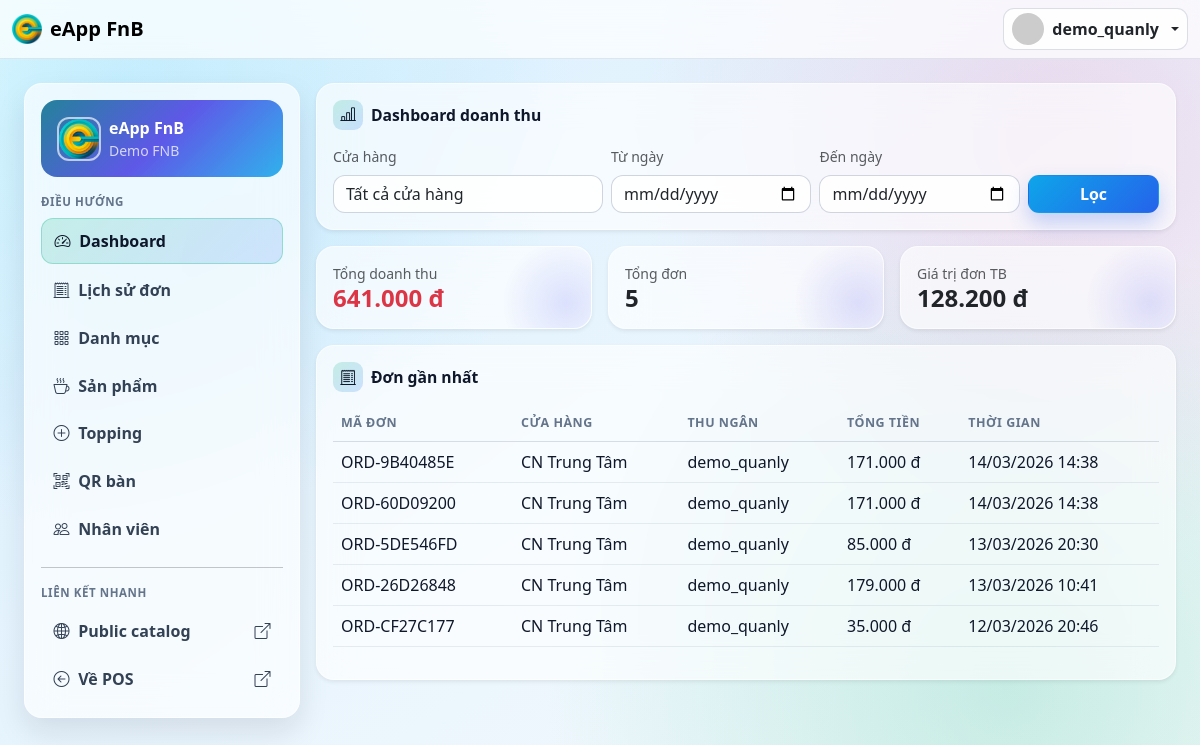
Screenshot of /quanly/ (signed in) with the database file from the repository.
### App_Accounts/models.py (models this page shows, shortened)
class User(AbstractUser):
    class Role(models.TextChoices):
        MANAGER = 'MANAGER', 'Manager'
        STAFF = 'STAFF', 'Staff'
    role = models.CharField(max_length=20, choices=Role.choices, default=Role.STAFF)
    tenant = models.ForeignKey(
        'App_Tenant.Tenant',
        on_delete=models.PROTECT,
        related_name='users',
        null=True,
        blank=True,
    )
    class Meta:
        constraints = [
            models.CheckConstraint(
                check=Q(role='STAFF') | Q(tenant__isnull=False),
                name='chk_manager_requires_tenant',
            ),
            models.UniqueConstraint(
                fields=['tenant'],
                condition=Q(role='MANAGER') & Q(tenant__isnull=False),
                name='uq_manager_per_tenant',
            ),
        ]
        indexes = [
            models.Index(fields=['tenant', 'role']),
        ]
    @property
    def is_manager(self):
        return self.role == self.Role.MANAGER

### App_Tenant/models.py (models this page shows, shortened)
class Tenant(TimeStampedModel):
    name = models.CharField(max_length=150)
    public_slug = models.SlugField(max_length=120, unique=True, validators=[validate_public_slug])
    is_active = models.BooleanField(default=True)
    class Meta:
        ordering = ['name']

class Store(TimeStampedModel):
    tenant = models.ForeignKey(Tenant, on_delete=models.CASCADE, related_name='stores')
    name = models.CharField(max_length=150)
    slug = models.SlugField(max_length=120)
    address = models.CharField(max_length=255, blank=True)
    is_active = models.BooleanField(default=True)
    is_default = models.BooleanField(default=False)
    class Meta:
        ordering = ['tenant__name', 'name']
        constraints = [
            models.UniqueConstraint(fields=['tenant', 'slug'], name='uq_store_tenant_slug'),
            models.UniqueConstraint(
                fields=['tenant'],
                condition=Q(is_default=True),
                name='uq_default_store_per_tenant',
            ),
        ]
        indexes = [
            models.Index(fields=['tenant', 'is_active']),
        ]

### App_Sales/models.py (models this page shows, shortened)
class Order(TimeStampedModel):
    class PaymentMethod(models.TextChoices):
        CASH = 'cash', 'Cash'
        CARD = 'card', 'Card/QR'
    class Status(models.TextChoices):
        COMPLETED = 'completed', 'Completed'
        CANCELLED = 'cancelled', 'Cancelled'
    tenant = models.ForeignKey('App_Tenant.Tenant', on_delete=models.PROTECT, related_name='orders')
    store = models.ForeignKey('App_Tenant.Store', on_delete=models.PROTECT, related_name='orders')
    cashier = models.ForeignKey(settings.AUTH_USER_MODEL, on_delete=models.PROTECT, related_name='orders')
    order_code = models.CharField(max_length=30, unique=True, editable=False)
    payment_method = models.CharField(max_length=20, choices=PaymentMethod.choices)
    status = models.CharField(max_length=20, choices=Status.choices, default=Status.COMPLETED)
    subtotal = models.DecimalField(max_digits=14, decimal_places=2)
    tax_rate = models.DecimalField(max_digits=5, decimal_places=4, default=0)
    tax_amount = models.DecimalField(max_digits=14, decimal_places=2)
    total_amount = models.DecimalField(max_digits=14, decimal_places=2)
    customer_paid = models.DecimalField(max_digits=14, decimal_places=2)
    change_amount = models.DecimalField(max_digits=14, decimal_places=2, default=0)
    class Meta:
        indexes = [
            models.Index(fields=['tenant', 'store', 'created_at']),
            models.Index(fields=['tenant', 'status', 'created_at']),
        ]
        ordering = ['-created_at']

### App_Quanly/views.py (the view)
# urls.py: path('', views.dashboard, name='dashboard'),
@manager_required
def dashboard(request):
    tenant = _tenant_or_404(request.user)
    stores = Store.objects.filter(tenant=tenant, is_active=True).order_by('name')
    orders = Order.objects.filter(tenant=tenant, status=Order.Status.COMPLETED)
    store_id = request.GET.get('store')
    if store_id and store_id.isdigit():
        orders = orders.filter(store_id=int(store_id))
    date_from = request.GET.get('date_from')
    date_to = request.GET.get('date_to')
    try:
        start_dt, end_dt = _parse_date_bounds(date_from, date_to)
    except ValueError:
        messages.error(request, 'Bộ lọc ngày không hợp lệ.')
        start_dt, end_dt = None, None
    if start_dt:
        orders = orders.filter(created_at__gte=start_dt)
    if end_dt:
        orders = orders.filter(created_at__lte=end_dt)
    stats = orders.aggregate(
        total_revenue=Coalesce(Sum('total_amount'), Decimal('0')),
        total_orders=Coalesce(Count('id'), 0),
    )
    total_orders = stats['total_orders'] or 0
    total_revenue = stats['total_revenue'] or Decimal('0')
    avg_order_value = (total_revenue / total_orders) if total_orders else Decimal('0')
    recent_orders = orders.select_related('store', 'cashier').order_by('-created_at')[:10]
    context = {
        'stores': stores,
        'selected_store': int(store_id) if store_id and store_id.isdigit() else None,
        'date_from': date_from or '',
        'date_to': date_to or '',
        'total_revenue': total_revenue,
        'total_orders': total_orders,
        'avg_order_value': avg_order_value,
        'recent_orders': recent_orders,
    }
    return render(request, 'App_Quanly/dashboard.html', context)

### templates/App_Quanly/dashboard.html (shortened to what this page needs)
{% extends 'App_Quanly/_layout.html' %}
{% load number_format %}
{% block quanly_content %}
<div class="card border-0 shadow-sm mb-3">
    <div class="card-body">
        <h1 class="admin-card-title">
            <i class="bi bi-bar-chart-line"></i>
            Dashboard doanh thu
        </h1>
        <form class="row g-2" method="get">
            <div class="col-md-4">
                <label class="form-label small text-muted">Cửa hàng</label>
                <select name="store" class="form-select">
                    <option value="">Tất cả cửa hàng</option>
                </select>
            </div>
            <div class="col-md-3">
                <label class="form-label small text-muted">Từ ngày</label>
                <input type="date" class="form-control" name="date_from" value="{{ date_from }}">
            </div>
            <div class="col-md-3">
                <label class="form-label small text-muted">Đến ngày</label>
                <input type="date" class="form-control" name="date_to" value="{{ date_to }}">
            </div>
            <div class="col-md-2 d-grid align-items-end">
                <button class="btn btn-primary">Lọc</button>
            </div>
        </form>
    </div>
</div>
<div class="row g-3 mb-3">
    <div class="col-md-4">
        <div class="card border-0 shadow-sm h-100 metric-card">
            <div class="card-body">
                <div class="text-muted small">Tổng doanh thu</div>
                <div class="h4 fw-bold text-danger mb-0">{{ total_revenue|thousand_sep }} đ</div>
            </div>
        </div>
    </div>
    <div class="col-md-4">
        <div class="card border-0 shadow-sm h-100 metric-card">
            <div class="card-body">
                <div class="text-muted small">Tổng đơn</div>
                <div class="h4 fw-bold mb-0">{{ total_orders|thousand_sep }}</div>
            </div>
        </div>
    </div>
    <div class="col-md-4">
        <div class="card border-0 shadow-sm h-100 metric-card">
            <div class="card-body">
                <div class="text-muted small">Giá trị đơn TB</div>
                <div class="h4 fw-bold mb-0">{{ avg_order_value|thousand_sep }} đ</div>
            </div>
        </div>
    </div>
</div>
<div class="card border-0 shadow-sm">
    <div class="card-body">
        <h2 class="admin-card-title">
            <i class="bi bi-receipt-cutoff"></i>
            Đơn gần nhất
        </h2>
        <div class="table-responsive">
            <table class="table align-middle">
                <thead>
                    <tr>
                        <th>Mã đơn</th>
                        <th>Cửa hàng</th>
                        <th>Thu ngân</th>
                        <th>Tổng tiền</th>
                        <th>Thời gian</th>
                    </tr>
                </thead>
                <tbody>
                    {% for order in recent_orders %}
                    <tr>
                        <td>{{ order.order_code }}</td>
                        <td>{{ order.store.name }}</td>
                        <td>{{ order.cashier.username }}</td>
                        <td>{{ order.total_amount|thousand_sep }} đ</td>
                        <td>{{ order.created_at|date:'d/m/Y H:i' }}</td>
                    </tr>
                    {% empty %}
                    <tr><td colspan="5" class="text-center text-muted">Chưa có dữ liệu.</td></tr>
                    {% endfor %}
                </tbody>
            </table>
        </div>
    </div>
</div>
{% endblock %}

### templates/App_Quanly/_layout.html (shortened to what this page needs)
{% extends 'App_Core/base.html' %}
{% load static %}
{% block body_class %}quanly-page{% endblock %}
{% block container_class %}container-fluid py-4 px-3 px-xl-4{% endblock %}
{% block content %}
<div class="row g-3 quanly-shell">
    <div class="col-12 col-lg-3">
        <div class="glass-panel p-3">
            <div class="card-body">
                <div class="admin-tenant-card mb-3">
                    <div class="d-flex align-items-center gap-2">
                        <img class="admin-tenant-logo" src="{% static 'images/logo/eapp.png' %}" alt="eApp FnB">
                        <div>
                            <div class="fw-bold">eApp FnB</div>
                            <div class="small opacity-75">{{ user.tenant.name|default:'Tenant' }}</div>
                        </div>
                    </div>
                </div>
                <div class="admin-section-title">Điều hướng</div>
                <div class="d-flex flex-column gap-1">
                    <a class="admin-nav-link {% if request.path == '/quanly/' %}active{% endif %}" href="{% url 'App_Quanly:dashboard' %}">
                        <i class="bi bi-speedometer2"></i> Dashboard
                    </a>
                    <a class="admin-nav-link {% if '/quanly/orders/' in request.path %}active{% endif %}" href="{% url 'App_Quanly:orders' %}">
                        <i class="bi bi-receipt-cutoff"></i> Lịch sử đơn
                    </a>
                    <a class="admin-nav-link {% if '/quanly/categories/' in request.path %}active{% endif %}" href="{% url 'App_Quanly:categories' %}">
                        <i class="bi bi-grid-3x3-gap"></i> Danh mục
                    </a>
                    <a class="admin-nav-link {% if '/quanly/products/' in request.path or '/quanly/units/' in request.path %}active{% endif %}" href="{% url 'App_Quanly:products' %}">
                        <i class="bi bi-cup-hot"></i> Sản phẩm
                    </a>
                    <a class="admin-nav-link {% if '/quanly/toppings/' in request.path or '/quanly/product-toppings/' in request.path %}active{% endif %}" href="{% url 'App_Quanly:toppings' %}">
                        <i class="bi bi-plus-circle"></i> Topping
                    </a>
                    <a class="admin-nav-link {% if '/quanly/qr-tables/' in request.path %}active{% endif %}" href="{% url 'App_Quanly:qr_tables' %}">
                        <i class="bi bi-qr-code-scan"></i> QR bàn
                    </a>
                    <a class="admin-nav-link {% if '/quanly/staffs/' in request.path %}active{% endif %}" href="{% url 'App_Quanly:staffs' %}">
                        <i class="bi bi-people"></i> Nhân viên
                    </a>
                </div>
                <hr class="my-3">
                <div class="admin-section-title">Liên kết nhanh</div>
                <div class="d-flex flex-column gap-1">
                    {% if user.tenant %}
                    <a class="admin-nav-link" href="{% url 'App_Public:tenant_catalog' user.tenant.public_slug %}" target="_blank" rel="noopener">
                        <i class="bi bi-globe2"></i> Public catalog
                        <i class="bi bi-box-arrow-up-right ms-auto" aria-hidden="true"></i>
                    </a>
                    {% endif %}
                    <a class="admin-nav-link" href="{% url 'App_Sales:pos' %}" target="_blank" rel="noopener">
                        <i class="bi bi-arrow-left-circle"></i> Về POS
                        <i class="bi bi-box-arrow-up-right ms-auto" aria-hidden="true"></i>
                    </a>
                </div>
            </div>
        </div>
    </div>
    <div class="col-12 col-lg-9">
        {% block quanly_content %}{% endblock %}
    </div>
</div>
{% endblock %}

### templates/App_Core/base.html (shortened to what this page needs)
{% load static %}
<!DOCTYPE html>
<html lang="vi">
<head>
    <link href="https://cdn.jsdelivr.net/npm/bootstrap@5.3.2/dist/css/bootstrap.min.css" rel="stylesheet">
    <link rel="stylesheet" href="https://cdn.jsdelivr.net/npm/bootstrap-icons@1.11.1/font/bootstrap-icons.css">
</head>
<body class="bg-light {% block body_class %}{% endblock %}">
<nav class="navbar navbar-expand-lg bg-white border-bottom sticky-top">
    <div class="container-fluid">
        <a class="navbar-brand fw-bold d-flex align-items-center gap-2" href="{% if user.is_authenticated %}{% url 'App_Sales:pos' %}{% else %}{% url 'App_Accounts:login' %}{% endif %}">
            <img src="{% static 'images/logo/eapp.png' %}" alt="eApp FnB" style="height: 30px; width: 30px; object-fit: cover; border-radius: 6px;">
            <span>eApp FnB</span>
        </a>
        <div class="ms-auto d-flex align-items-center gap-2">
            <div class="dropdown">
                <button class="btn account-trigger dropdown-toggle d-flex align-items-center gap-2 px-2 py-1" type="button" data-bs-toggle="dropdown" aria-expanded="false">
                    {% if user.is_authenticated %}
                    <img src="https://ui-avatars.com/api/?name={{ user.username }}&background=0D8ABC&color=fff" class="rounded-circle" width="32" height="32" alt="Avatar">
                    <span class="fw-bold d-none d-lg-inline">{{ user.username }}</span>
                    {% else %}
                    <img src="https://ui-avatars.com/api/?name=Public&background=64748B&color=fff" class="rounded-circle" width="32" height="32" alt="Public">
                    <span class="fw-bold d-none d-lg-inline">Public</span>
                    {% endif %}
                </button>
            </div>
        </div>
    </div>
</nav>
<div class="{% block container_class %}container-fluid py-3{% endblock %}">
    {% block content %}{% endblock %}
</div>
<div id="toastContainer" class="toast-container position-fixed top-0 end-0 p-3" style="z-index:1081;"></div>
</body>
</html>

### rows the page displays
User: username "demo_quanly", tenant.name "Demo FNB"
Order: order_code "ORD-9B40485E", store.name "CN Trung Tâm", cashier.username "demo_quanly", total_amount|thousand_sep "171.000", created_at "14/03/2026 14:38"
Order: order_code "ORD-60D09200", store.name "CN Trung Tâm", cashier.username "demo_quanly", total_amount|thousand_sep "171.000", created_at "14/03/2026 14:38"
Order: order_code "ORD-5DE546FD", store.name "CN Trung Tâm", cashier.username "demo_quanly", total_amount|thousand_sep "85.000", created_at "13/03/2026 20:30"
Order: order_code "ORD-26D26848", store.name "CN Trung Tâm", cashier.username "demo_quanly", total_amount|thousand_sep "179.000", created_at "13/03/2026 10:41"
Order: order_code "ORD-CF27C177", store.name "CN Trung Tâm", cashier.username "demo_quanly", total_amount|thousand_sep "35.000", created_at "12/03/2026 20:46"

### other values shown
{{ total_revenue|thousand_sep }} "641.000"
{{ total_orders|thousand_sep }} "5"
{{ avg_order_value|thousand_sep }} "128.200"
